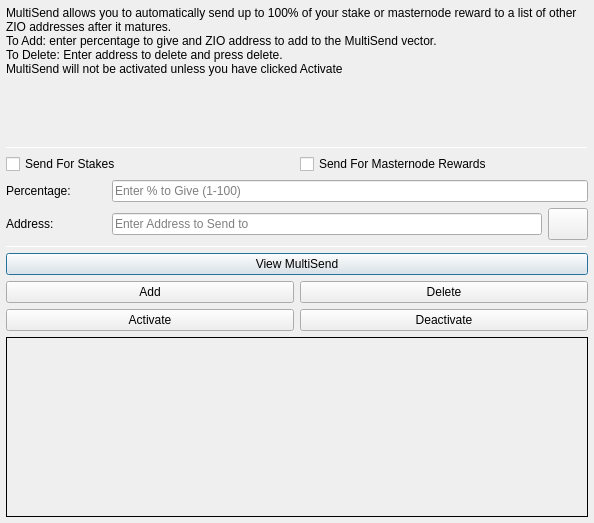
<?xml version="1.0" encoding="UTF-8"?>
<ui version="4.0">
 <class>MultiSendDialog</class>
 <widget class="QDialog" name="MultiSendDialog">
  <property name="windowModality">
   <enum>Qt::NonModal</enum>
  </property>
  <property name="geometry">
   <rect>
    <x>0</x>
    <y>0</y>
    <width>594</width>
    <height>523</height>
   </rect>
  </property>
  <property name="windowTitle">
   <string>MultiSend</string>
  </property>
  <layout class="QVBoxLayout" name="verticalLayout" stretch="0">
   <property name="leftMargin">
    <number>6</number>
   </property>
   <property name="topMargin">
    <number>6</number>
   </property>
   <property name="rightMargin">
    <number>6</number>
   </property>
   <property name="bottomMargin">
    <number>6</number>
   </property>
   <item>
    <layout class="QVBoxLayout" name="verticalLayout_Main" stretch="1,1,1,1,1,1">
     <item>
      <widget class="QLabel" name="label_2">
       <property name="lineWidth">
        <number>1</number>
       </property>
       <property name="text">
        <string>MultiSend allows you to automatically send up to 100% of your stake or masternode reward to a list of other ZIO addresses after it matures.
To Add: enter percentage to give and ZIO address to add to the MultiSend vector.
To Delete: Enter address to delete and press delete.
MultiSend will not be activated unless you have clicked Activate</string>
       </property>
       <property name="alignment">
        <set>Qt::AlignLeading|Qt::AlignLeft|Qt::AlignTop</set>
       </property>
       <property name="wordWrap">
        <bool>true</bool>
       </property>
      </widget>
     </item>
     <item>
      <widget class="Line" name="line">
       <property name="minimumSize">
        <size>
         <width>0</width>
         <height>1</height>
        </size>
       </property>
       <property name="maximumSize">
        <size>
         <width>16777215</width>
         <height>1</height>
        </size>
       </property>
       <property name="orientation">
        <enum>Qt::Horizontal</enum>
       </property>
      </widget>
     </item>
     <item>
      <layout class="QVBoxLayout" name="verticalLayout_Settings">
       <item>
        <layout class="QHBoxLayout" name="horizontalLayout">
         <item>
          <widget class="QCheckBox" name="multiSendStakeCheckBox">
           <property name="text">
            <string>Send For Stakes</string>
           </property>
          </widget>
         </item>
         <item>
          <widget class="QCheckBox" name="multiSendMasternodeCheckBox">
           <property name="text">
            <string>Send For Masternode Rewards</string>
           </property>
          </widget>
         </item>
        </layout>
       </item>
       <item>
        <layout class="QHBoxLayout" name="horizontalLayout_6">
         <item>
          <widget class="QLabel" name="label">
           <property name="minimumSize">
            <size>
             <width>100</width>
             <height>0</height>
            </size>
           </property>
           <property name="toolTip">
            <string>Percentage of stake to send</string>
           </property>
           <property name="text">
            <string>Percentage:</string>
           </property>
          </widget>
         </item>
         <item>
          <widget class="QLineEdit" name="multiSendPercentEdit">
           <property name="toolTip">
            <string>Enter whole numbers 1 - 100</string>
           </property>
           <property name="placeholderText">
            <string>Enter % to Give (1-100)</string>
           </property>
          </widget>
         </item>
        </layout>
       </item>
       <item>
        <layout class="QHBoxLayout" name="horizontalLayout_7">
         <item>
          <widget class="QLabel" name="label_5">
           <property name="minimumSize">
            <size>
             <width>100</width>
             <height>0</height>
            </size>
           </property>
           <property name="toolTip">
            <string>Address to send portion of stake to</string>
           </property>
           <property name="text">
            <string>Address:</string>
           </property>
          </widget>
         </item>
         <item>
          <widget class="QLineEdit" name="multiSendAddressEdit">
           <property name="toolTip">
            <string/>
           </property>
           <property name="placeholderText">
            <string>Enter Address to Send to</string>
           </property>
          </widget>
         </item>
         <item>
          <widget class="QPushButton" name="addressBookButton">
           <property name="maximumSize">
            <size>
             <width>16777215</width>
             <height>32</height>
            </size>
           </property>
           <property name="toolTip">
            <string>Choose an address from the address book</string>
           </property>
           <property name="text">
            <string/>
           </property>
           <property name="icon">
            <iconset resource="../ziocoin.qrc">
             <normaloff>:/icons/address-book</normaloff>:/icons/address-book</iconset>
           </property>
           <property name="shortcut">
            <string>Alt+A</string>
           </property>
           <property name="autoDefault">
            <bool>false</bool>
           </property>
          </widget>
         </item>
        </layout>
       </item>
      </layout>
     </item>
     <item>
      <widget class="Line" name="line_2">
       <property name="minimumSize">
        <size>
         <width>0</width>
         <height>1</height>
        </size>
       </property>
       <property name="maximumSize">
        <size>
         <width>16777215</width>
         <height>1</height>
        </size>
       </property>
       <property name="orientation">
        <enum>Qt::Horizontal</enum>
       </property>
      </widget>
     </item>
     <item>
      <layout class="QVBoxLayout" name="verticalLayout_Buttons">
       <item>
        <layout class="QHBoxLayout" name="horizontalLayout_4">
         <item>
          <widget class="QPushButton" name="viewButton">
           <property name="toolTip">
            <string/>
           </property>
           <property name="statusTip">
            <string>View MultiSend Vector</string>
           </property>
           <property name="text">
            <string>View MultiSend</string>
           </property>
          </widget>
         </item>
        </layout>
       </item>
       <item>
        <layout class="QHBoxLayout" name="horizontalLayout_2">
         <item>
          <widget class="QPushButton" name="addButton">
           <property name="toolTip">
            <string/>
           </property>
           <property name="statusTip">
            <string>Add to MultiSend Vector</string>
           </property>
           <property name="text">
            <string>Add</string>
           </property>
          </widget>
         </item>
         <item>
          <widget class="QPushButton" name="deleteButton">
           <property name="toolTip">
            <string/>
           </property>
           <property name="statusTip">
            <string>Delete Address From MultiSend Vector</string>
           </property>
           <property name="text">
            <string>Delete</string>
           </property>
          </widget>
         </item>
        </layout>
       </item>
       <item>
        <layout class="QHBoxLayout" name="horizontalLayout_5">
         <item>
          <widget class="QPushButton" name="activateButton">
           <property name="statusTip">
            <string>Activate MultiSend</string>
           </property>
           <property name="text">
            <string>Activate</string>
           </property>
          </widget>
         </item>
         <item>
          <widget class="QPushButton" name="disableButton">
           <property name="statusTip">
            <string>Deactivate MultiSend</string>
           </property>
           <property name="text">
            <string>Deactivate</string>
           </property>
          </widget>
         </item>
        </layout>
       </item>
      </layout>
     </item>
     <item>
      <widget class="QLabel" name="message">
       <property name="minimumSize">
        <size>
         <width>0</width>
         <height>180</height>
        </size>
       </property>
       <property name="frameShape">
        <enum>QFrame::Panel</enum>
       </property>
       <property name="frameShadow">
        <enum>QFrame::Plain</enum>
       </property>
       <property name="lineWidth">
        <number>1</number>
       </property>
       <property name="midLineWidth">
        <number>1</number>
       </property>
       <property name="text">
        <string/>
       </property>
       <property name="alignment">
        <set>Qt::AlignLeading|Qt::AlignLeft|Qt::AlignTop</set>
       </property>
       <property name="wordWrap">
        <bool>true</bool>
       </property>
      </widget>
     </item>
    </layout>
   </item>
  </layout>
 </widget>
 <resources>
  <include location="../ziocoin.qrc"/>
 </resources>
 <connections/>
</ui>
